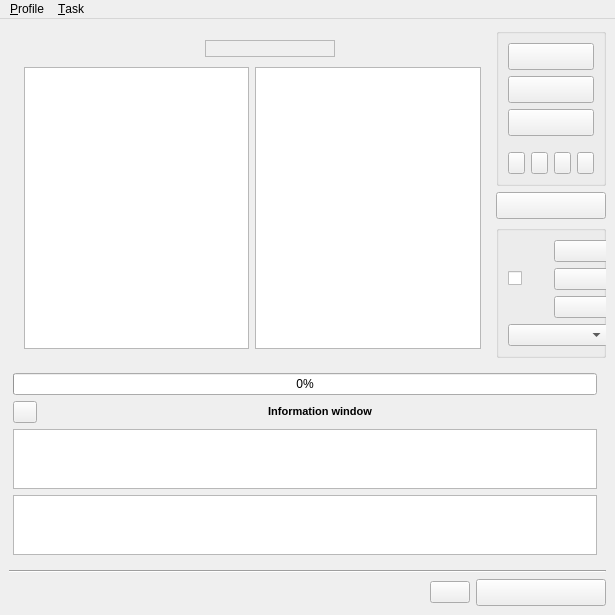
<?xml version="1.0" encoding="UTF-8"?>
<ui version="4.0">
 <author>luckyb</author>
 <class>luckyBackupWindow</class>
 <widget class="QMainWindow" name="luckyBackupWindow">
  <property name="geometry">
   <rect>
    <x>0</x>
    <y>0</y>
    <width>615</width>
    <height>576</height>
   </rect>
  </property>
  <property name="sizePolicy">
   <sizepolicy hsizetype="Preferred" vsizetype="Preferred">
    <horstretch>0</horstretch>
    <verstretch>0</verstretch>
   </sizepolicy>
  </property>
  <property name="minimumSize">
   <size>
    <width>0</width>
    <height>0</height>
   </size>
  </property>
  <property name="maximumSize">
   <size>
    <width>16777215</width>
    <height>16777215</height>
   </size>
  </property>
  <property name="baseSize">
   <size>
    <width>0</width>
    <height>0</height>
   </size>
  </property>
  <property name="windowTitle">
   <string>luckyBackup</string>
  </property>
  <property name="windowIcon">
   <iconset resource="../resources/luckybackup.qrc">
    <normaloff>:/luckyPrefix/luckybackup_96.png</normaloff>:/luckyPrefix/luckybackup_96.png</iconset>
  </property>
  <property name="autoFillBackground">
   <bool>true</bool>
  </property>
  <property name="iconSize">
   <size>
    <width>24</width>
    <height>24</height>
   </size>
  </property>
  <widget class="QWidget" name="centralwidget">
   <layout class="QGridLayout" name="gridLayout_5">
    <item row="0" column="1">
     <widget class="QGroupBox" name="groupBox_task">
      <property name="sizePolicy">
       <sizepolicy hsizetype="Preferred" vsizetype="Fixed">
        <horstretch>0</horstretch>
        <verstretch>0</verstretch>
       </sizepolicy>
      </property>
      <property name="minimumSize">
       <size>
        <width>110</width>
        <height>0</height>
       </size>
      </property>
      <layout class="QVBoxLayout" name="verticalLayout_2">
       <item>
        <widget class="QPushButton" name="pushButton_add">
         <property name="sizePolicy">
          <sizepolicy hsizetype="Minimum" vsizetype="Minimum">
           <horstretch>0</horstretch>
           <verstretch>0</verstretch>
          </sizepolicy>
         </property>
         <property name="minimumSize">
          <size>
           <width>0</width>
           <height>27</height>
          </size>
         </property>
         <property name="maximumSize">
          <size>
           <width>16777215</width>
           <height>16777215</height>
          </size>
         </property>
         <property name="cursor">
          <cursorShape>PointingHandCursor</cursorShape>
         </property>
         <property name="icon">
          <iconset resource="../resources/luckybackup.qrc">
           <normaloff>:/luckyPrefix/add.png</normaloff>:/luckyPrefix/add.png</iconset>
         </property>
        </widget>
       </item>
       <item>
        <widget class="QPushButton" name="pushButton_remove">
         <property name="sizePolicy">
          <sizepolicy hsizetype="Minimum" vsizetype="Minimum">
           <horstretch>0</horstretch>
           <verstretch>0</verstretch>
          </sizepolicy>
         </property>
         <property name="minimumSize">
          <size>
           <width>0</width>
           <height>27</height>
          </size>
         </property>
         <property name="cursor">
          <cursorShape>PointingHandCursor</cursorShape>
         </property>
         <property name="icon">
          <iconset resource="../resources/luckybackup.qrc">
           <normaloff>:/luckyPrefix/remove.png</normaloff>:/luckyPrefix/remove.png</iconset>
         </property>
        </widget>
       </item>
       <item>
        <widget class="QPushButton" name="pushButton_edit">
         <property name="sizePolicy">
          <sizepolicy hsizetype="Minimum" vsizetype="Minimum">
           <horstretch>0</horstretch>
           <verstretch>0</verstretch>
          </sizepolicy>
         </property>
         <property name="minimumSize">
          <size>
           <width>0</width>
           <height>27</height>
          </size>
         </property>
         <property name="cursor">
          <cursorShape>PointingHandCursor</cursorShape>
         </property>
         <property name="icon">
          <iconset resource="../resources/luckybackup.qrc">
           <normaloff>:/luckyPrefix/configure.png</normaloff>:/luckyPrefix/configure.png</iconset>
         </property>
        </widget>
       </item>
       <item>
        <layout class="QHBoxLayout" name="horizontalLayout_4">
         <property name="topMargin">
          <number>10</number>
         </property>
         <item>
          <widget class="QPushButton" name="pushButton_down">
           <property name="sizePolicy">
            <sizepolicy hsizetype="Fixed" vsizetype="Fixed">
             <horstretch>0</horstretch>
             <verstretch>0</verstretch>
            </sizepolicy>
           </property>
           <property name="maximumSize">
            <size>
             <width>24</width>
             <height>24</height>
            </size>
           </property>
           <property name="cursor">
            <cursorShape>PointingHandCursor</cursorShape>
           </property>
           <property name="text">
            <string/>
           </property>
           <property name="icon">
            <iconset resource="../resources/luckybackup.qrc">
             <normaloff>:/luckyPrefix/down.png</normaloff>:/luckyPrefix/down.png</iconset>
           </property>
           <property name="iconSize">
            <size>
             <width>32</width>
             <height>32</height>
            </size>
           </property>
          </widget>
         </item>
         <item>
          <widget class="QPushButton" name="pushButton_up">
           <property name="sizePolicy">
            <sizepolicy hsizetype="Fixed" vsizetype="Fixed">
             <horstretch>0</horstretch>
             <verstretch>0</verstretch>
            </sizepolicy>
           </property>
           <property name="maximumSize">
            <size>
             <width>24</width>
             <height>24</height>
            </size>
           </property>
           <property name="cursor">
            <cursorShape>PointingHandCursor</cursorShape>
           </property>
           <property name="text">
            <string/>
           </property>
           <property name="icon">
            <iconset resource="../resources/luckybackup.qrc">
             <normaloff>:/luckyPrefix/up.png</normaloff>:/luckyPrefix/up.png</iconset>
           </property>
           <property name="iconSize">
            <size>
             <width>32</width>
             <height>32</height>
            </size>
           </property>
          </widget>
         </item>
         <item>
          <widget class="QPushButton" name="pushButton_previousError">
           <property name="sizePolicy">
            <sizepolicy hsizetype="Fixed" vsizetype="Fixed">
             <horstretch>0</horstretch>
             <verstretch>0</verstretch>
            </sizepolicy>
           </property>
           <property name="maximumSize">
            <size>
             <width>24</width>
             <height>24</height>
            </size>
           </property>
           <property name="cursor">
            <cursorShape>PointingHandCursor</cursorShape>
           </property>
           <property name="toolTip">
            <string/>
           </property>
           <property name="text">
            <string/>
           </property>
           <property name="icon">
            <iconset resource="../resources/luckybackup.qrc">
             <normaloff>:/luckyPrefix/left.png</normaloff>:/luckyPrefix/left.png</iconset>
           </property>
          </widget>
         </item>
         <item>
          <widget class="QPushButton" name="pushButton_nextError">
           <property name="sizePolicy">
            <sizepolicy hsizetype="Fixed" vsizetype="Fixed">
             <horstretch>0</horstretch>
             <verstretch>0</verstretch>
            </sizepolicy>
           </property>
           <property name="maximumSize">
            <size>
             <width>24</width>
             <height>24</height>
            </size>
           </property>
           <property name="cursor">
            <cursorShape>PointingHandCursor</cursorShape>
           </property>
           <property name="toolTip">
            <string/>
           </property>
           <property name="text">
            <string/>
           </property>
           <property name="icon">
            <iconset resource="../resources/luckybackup.qrc">
             <normaloff>:/luckyPrefix/right.png</normaloff>:/luckyPrefix/right.png</iconset>
           </property>
          </widget>
         </item>
        </layout>
       </item>
      </layout>
     </widget>
    </item>
    <item row="2" column="1">
     <spacer name="verticalSpacer">
      <property name="orientation">
       <enum>Qt::Vertical</enum>
      </property>
      <property name="sizeType">
       <enum>QSizePolicy::Expanding</enum>
      </property>
      <property name="sizeHint" stdset="0">
       <size>
        <width>1</width>
        <height>114</height>
       </size>
      </property>
     </spacer>
    </item>
    <item row="3" column="1">
     <widget class="QGroupBox" name="groupBox_operations">
      <property name="sizePolicy">
       <sizepolicy hsizetype="Preferred" vsizetype="Fixed">
        <horstretch>0</horstretch>
        <verstretch>0</verstretch>
       </sizepolicy>
      </property>
      <property name="minimumSize">
       <size>
        <width>80</width>
        <height>0</height>
       </size>
      </property>
      <layout class="QGridLayout" name="gridLayout_4">
       <item row="0" column="0">
        <layout class="QGridLayout" name="gridLayout_2">
         <item row="0" column="0" rowspan="3">
          <widget class="QCheckBox" name="checkBox_DryRun">
           <property name="sizePolicy">
            <sizepolicy hsizetype="Minimum" vsizetype="Fixed">
             <horstretch>0</horstretch>
             <verstretch>0</verstretch>
            </sizepolicy>
           </property>
           <property name="minimumSize">
            <size>
             <width>40</width>
             <height>0</height>
            </size>
           </property>
           <property name="font">
            <font>
             <pointsize>8</pointsize>
             <weight>50</weight>
             <bold>false</bold>
            </font>
           </property>
           <property name="cursor">
            <cursorShape>PointingHandCursor</cursorShape>
           </property>
           <property name="toolTip">
            <string/>
           </property>
           <property name="icon">
            <iconset resource="../resources/luckybackup.qrc">
             <normaloff>:/luckyPrefix/DryRun.png</normaloff>:/luckyPrefix/DryRun.png</iconset>
           </property>
          </widget>
         </item>
         <item row="0" column="1">
          <widget class="QPushButton" name="pushButton_start">
           <property name="sizePolicy">
            <sizepolicy hsizetype="Minimum" vsizetype="Minimum">
             <horstretch>0</horstretch>
             <verstretch>0</verstretch>
            </sizepolicy>
           </property>
           <property name="minimumSize">
            <size>
             <width>60</width>
             <height>22</height>
            </size>
           </property>
           <property name="maximumSize">
            <size>
             <width>16777215</width>
             <height>42</height>
            </size>
           </property>
           <property name="cursor">
            <cursorShape>PointingHandCursor</cursorShape>
           </property>
           <property name="toolTip">
            <string/>
           </property>
           <property name="icon">
            <iconset resource="../resources/luckybackup.qrc">
             <normaloff>:/luckyPrefix/start.png</normaloff>:/luckyPrefix/start.png</iconset>
           </property>
           <property name="iconSize">
            <size>
             <width>22</width>
             <height>22</height>
            </size>
           </property>
          </widget>
         </item>
         <item row="2" column="1">
          <widget class="QPushButton" name="AbortButton">
           <property name="minimumSize">
            <size>
             <width>60</width>
             <height>22</height>
            </size>
           </property>
           <property name="cursor">
            <cursorShape>PointingHandCursor</cursorShape>
           </property>
           <property name="text">
            <string/>
           </property>
           <property name="icon">
            <iconset resource="../resources/luckybackup.qrc">
             <normaloff>:/luckyPrefix/cancel.png</normaloff>:/luckyPrefix/cancel.png</iconset>
           </property>
           <property name="iconSize">
            <size>
             <width>22</width>
             <height>22</height>
            </size>
           </property>
          </widget>
         </item>
         <item row="1" column="1">
          <widget class="QPushButton" name="DoneButton">
           <property name="minimumSize">
            <size>
             <width>60</width>
             <height>22</height>
            </size>
           </property>
           <property name="cursor">
            <cursorShape>PointingHandCursor</cursorShape>
           </property>
           <property name="text">
            <string/>
           </property>
           <property name="icon">
            <iconset resource="../resources/luckybackup.qrc">
             <normaloff>:/luckyPrefix/okay.png</normaloff>:/luckyPrefix/okay.png</iconset>
           </property>
           <property name="iconSize">
            <size>
             <width>22</width>
             <height>22</height>
            </size>
           </property>
          </widget>
         </item>
        </layout>
       </item>
       <item row="1" column="0">
        <widget class="QComboBox" name="comboBox_profile">
         <property name="minimumSize">
          <size>
           <width>100</width>
           <height>0</height>
          </size>
         </property>
        </widget>
       </item>
      </layout>
     </widget>
    </item>
    <item row="5" column="0" colspan="2">
     <layout class="QVBoxLayout" name="verticalLayout">
      <item>
       <widget class="Line" name="line">
        <property name="orientation">
         <enum>Qt::Horizontal</enum>
        </property>
       </widget>
      </item>
      <item>
       <layout class="QHBoxLayout" name="horizontalLayout">
        <item>
         <spacer name="horizontalSpacer_2">
          <property name="orientation">
           <enum>Qt::Horizontal</enum>
          </property>
          <property name="sizeHint" stdset="0">
           <size>
            <width>559</width>
            <height>1</height>
           </size>
          </property>
         </spacer>
        </item>
        <item>
         <widget class="QPushButton" name="pushButton_minimizeToTray">
          <property name="text">
           <string/>
          </property>
          <property name="icon">
           <iconset resource="../resources/luckybackup.qrc">
            <normaloff>:/luckyPrefix/window_minimize.png</normaloff>:/luckyPrefix/window_minimize.png</iconset>
          </property>
         </widget>
        </item>
        <item>
         <widget class="QPushButton" name="pushButton_exit">
          <property name="sizePolicy">
           <sizepolicy hsizetype="Maximum" vsizetype="Minimum">
            <horstretch>16</horstretch>
            <verstretch>16</verstretch>
           </sizepolicy>
          </property>
          <property name="minimumSize">
           <size>
            <width>130</width>
            <height>27</height>
           </size>
          </property>
          <property name="cursor">
           <cursorShape>PointingHandCursor</cursorShape>
          </property>
          <property name="icon">
           <iconset resource="../resources/luckybackup.qrc">
            <normaloff>:/luckyPrefix/exit.png</normaloff>:/luckyPrefix/exit.png</iconset>
          </property>
         </widget>
        </item>
       </layout>
      </item>
     </layout>
    </item>
    <item row="1" column="1">
     <widget class="QPushButton" name="pushButton_shutdown">
      <property name="minimumSize">
       <size>
        <width>0</width>
        <height>27</height>
       </size>
      </property>
      <property name="cursor">
       <cursorShape>PointingHandCursor</cursorShape>
      </property>
      <property name="icon">
       <iconset resource="../resources/luckybackup.qrc">
        <normaloff>:/luckyPrefix/exit.png</normaloff>:/luckyPrefix/exit.png</iconset>
      </property>
      <property name="iconSize">
       <size>
        <width>22</width>
        <height>22</height>
       </size>
      </property>
      <property name="checkable">
       <bool>true</bool>
      </property>
     </widget>
    </item>
    <item row="4" column="0" colspan="2">
     <widget class="QFrame" name="frame_info">
      <property name="sizePolicy">
       <sizepolicy hsizetype="Preferred" vsizetype="Minimum">
        <horstretch>0</horstretch>
        <verstretch>0</verstretch>
       </sizepolicy>
      </property>
      <property name="minimumSize">
       <size>
        <width>0</width>
        <height>0</height>
       </size>
      </property>
      <property name="maximumSize">
       <size>
        <width>16777215</width>
        <height>200</height>
       </size>
      </property>
      <property name="frameShape">
       <enum>QFrame::Box</enum>
      </property>
      <property name="frameShadow">
       <enum>QFrame::Plain</enum>
      </property>
      <property name="lineWidth">
       <number>0</number>
      </property>
      <layout class="QGridLayout" name="gridLayout_3">
       <property name="leftMargin">
        <number>4</number>
       </property>
       <item row="1" column="0">
        <layout class="QHBoxLayout" name="horizontalLayout_2">
         <item>
          <widget class="QPushButton" name="pushButton_InfoCollapse">
           <property name="maximumSize">
            <size>
             <width>24</width>
             <height>24</height>
            </size>
           </property>
           <property name="cursor">
            <cursorShape>PointingHandCursor</cursorShape>
           </property>
           <property name="text">
            <string/>
           </property>
           <property name="icon">
            <iconset resource="../resources/luckybackup.qrc">
             <normaloff>:/luckyPrefix/collapse.png</normaloff>:/luckyPrefix/collapse.png</iconset>
           </property>
           <property name="checkable">
            <bool>true</bool>
           </property>
          </widget>
         </item>
         <item>
          <spacer name="horizontalSpacer_10">
           <property name="orientation">
            <enum>Qt::Horizontal</enum>
           </property>
           <property name="sizeHint" stdset="0">
            <size>
             <width>111</width>
             <height>21</height>
            </size>
           </property>
          </spacer>
         </item>
         <item>
          <widget class="QLabel" name="label_InformationWindow">
           <property name="sizePolicy">
            <sizepolicy hsizetype="Fixed" vsizetype="Fixed">
             <horstretch>0</horstretch>
             <verstretch>0</verstretch>
            </sizepolicy>
           </property>
           <property name="minimumSize">
            <size>
             <width>200</width>
             <height>0</height>
            </size>
           </property>
           <property name="font">
            <font>
             <pointsize>8</pointsize>
             <weight>75</weight>
             <bold>true</bold>
            </font>
           </property>
           <property name="frameShape">
            <enum>QFrame::NoFrame</enum>
           </property>
           <property name="frameShadow">
            <enum>QFrame::Plain</enum>
           </property>
           <property name="text">
            <string>Information window</string>
           </property>
           <property name="alignment">
            <set>Qt::AlignCenter</set>
           </property>
          </widget>
         </item>
         <item>
          <spacer name="horizontalSpacer_9">
           <property name="orientation">
            <enum>Qt::Horizontal</enum>
           </property>
           <property name="sizeHint" stdset="0">
            <size>
             <width>115</width>
             <height>21</height>
            </size>
           </property>
          </spacer>
         </item>
        </layout>
       </item>
       <item row="2" column="0">
        <widget class="QTextBrowser" name="nowDoing">
         <property name="maximumSize">
          <size>
           <width>16777215</width>
           <height>16777215</height>
          </size>
         </property>
         <property name="locale">
          <locale language="English" country="UnitedStates"/>
         </property>
         <property name="html">
          <string>&lt;!DOCTYPE HTML PUBLIC &quot;-//W3C//DTD HTML 4.0//EN&quot; &quot;http://www.w3.org/TR/REC-html40/strict.dtd&quot;&gt;
&lt;html&gt;&lt;head&gt;&lt;meta name=&quot;qrichtext&quot; content=&quot;1&quot; /&gt;&lt;style type=&quot;text/css&quot;&gt;
p, li { white-space: pre-wrap; }
&lt;/style&gt;&lt;/head&gt;&lt;body style=&quot; font-family:'Sans Serif'; font-size:9pt; font-weight:400; font-style:normal;&quot;&gt;
&lt;p align=&quot;center&quot; style=&quot;-qt-paragraph-type:empty; margin-top:0px; margin-bottom:0px; margin-left:0px; margin-right:0px; -qt-block-indent:0; text-indent:0px; font-family:'DejaVu Sans';&quot;&gt;&lt;/p&gt;&lt;/body&gt;&lt;/html&gt;</string>
         </property>
        </widget>
       </item>
       <item row="3" column="0">
        <widget class="QTextBrowser" name="textBrowser_info"/>
       </item>
       <item row="0" column="0">
        <widget class="QProgressBar" name="OperationProgress">
         <property name="maximumSize">
          <size>
           <width>16777215</width>
           <height>130</height>
          </size>
         </property>
         <property name="value">
          <number>0</number>
         </property>
        </widget>
       </item>
      </layout>
     </widget>
    </item>
    <item row="0" column="0" rowspan="4">
     <widget class="QFrame" name="frame_operations">
      <property name="sizePolicy">
       <sizepolicy hsizetype="Preferred" vsizetype="Minimum">
        <horstretch>0</horstretch>
        <verstretch>0</verstretch>
       </sizepolicy>
      </property>
      <property name="minimumSize">
       <size>
        <width>0</width>
        <height>200</height>
       </size>
      </property>
      <property name="frameShape">
       <enum>QFrame::Box</enum>
      </property>
      <property name="frameShadow">
       <enum>QFrame::Plain</enum>
      </property>
      <property name="lineWidth">
       <number>0</number>
      </property>
      <layout class="QGridLayout" name="gridLayout">
       <item row="0" column="0" colspan="3">
        <layout class="QHBoxLayout" name="horizontalLayout_3">
         <item>
          <spacer name="horizontalSpacer_4">
           <property name="orientation">
            <enum>Qt::Horizontal</enum>
           </property>
           <property name="sizeType">
            <enum>QSizePolicy::Fixed</enum>
           </property>
           <property name="sizeHint" stdset="0">
            <size>
             <width>15</width>
             <height>10</height>
            </size>
           </property>
          </spacer>
         </item>
         <item>
          <widget class="QLabel" name="label">
           <property name="sizePolicy">
            <sizepolicy hsizetype="Fixed" vsizetype="Fixed">
             <horstretch>0</horstretch>
             <verstretch>0</verstretch>
            </sizepolicy>
           </property>
           <property name="text">
            <string/>
           </property>
           <property name="pixmap">
            <pixmap resource="../resources/luckybackup.qrc">:/luckyPrefix/down2.png</pixmap>
           </property>
          </widget>
         </item>
         <item>
          <widget class="QLabel" name="label_include"/>
         </item>
         <item>
          <spacer name="horizontalSpacer_8">
           <property name="orientation">
            <enum>Qt::Horizontal</enum>
           </property>
           <property name="sizeHint" stdset="0">
            <size>
             <width>50</width>
             <height>24</height>
            </size>
           </property>
          </spacer>
         </item>
         <item>
          <widget class="QLabel" name="label_TaskList">
           <property name="sizePolicy">
            <sizepolicy hsizetype="Fixed" vsizetype="Fixed">
             <horstretch>0</horstretch>
             <verstretch>0</verstretch>
            </sizepolicy>
           </property>
           <property name="minimumSize">
            <size>
             <width>130</width>
             <height>0</height>
            </size>
           </property>
           <property name="font">
            <font>
             <pointsize>10</pointsize>
             <weight>75</weight>
             <bold>true</bold>
            </font>
           </property>
           <property name="frameShape">
            <enum>QFrame::StyledPanel</enum>
           </property>
           <property name="frameShadow">
            <enum>QFrame::Plain</enum>
           </property>
           <property name="alignment">
            <set>Qt::AlignCenter</set>
           </property>
          </widget>
         </item>
         <item>
          <spacer name="horizontalSpacer_7">
           <property name="orientation">
            <enum>Qt::Horizontal</enum>
           </property>
           <property name="sizeHint" stdset="0">
            <size>
             <width>120</width>
             <height>21</height>
            </size>
           </property>
          </spacer>
         </item>
        </layout>
       </item>
       <item row="1" column="2" rowspan="2">
        <widget class="QListWidget" name="listWidget_operations">
         <property name="cursor" stdset="0">
          <cursorShape>PointingHandCursor</cursorShape>
         </property>
         <property name="frameShape">
          <enum>QFrame::StyledPanel</enum>
         </property>
         <property name="frameShadow">
          <enum>QFrame::Sunken</enum>
         </property>
         <property name="alternatingRowColors">
          <bool>true</bool>
         </property>
         <property name="spacing">
          <number>1</number>
         </property>
         <property name="sortingEnabled">
          <bool>false</bool>
         </property>
        </widget>
       </item>
       <item row="1" column="1" rowspan="2">
        <widget class="QTextBrowser" name="rsyncOutput">
         <property name="cursor" stdset="0">
          <cursorShape>IBeamCursor</cursorShape>
         </property>
         <property name="html">
          <string>&lt;!DOCTYPE HTML PUBLIC &quot;-//W3C//DTD HTML 4.0//EN&quot; &quot;http://www.w3.org/TR/REC-html40/strict.dtd&quot;&gt;
&lt;html&gt;&lt;head&gt;&lt;meta name=&quot;qrichtext&quot; content=&quot;1&quot; /&gt;&lt;style type=&quot;text/css&quot;&gt;
p, li { white-space: pre-wrap; }
&lt;/style&gt;&lt;/head&gt;&lt;body style=&quot; font-family:'Sans Serif'; font-size:9pt; font-weight:400; font-style:normal;&quot;&gt;
&lt;p style=&quot;-qt-paragraph-type:empty; margin-top:0px; margin-bottom:0px; margin-left:0px; margin-right:0px; -qt-block-indent:0; text-indent:0px; font-family:'DejaVu Sans';&quot;&gt;&lt;/p&gt;&lt;/body&gt;&lt;/html&gt;</string>
         </property>
         <property name="acceptRichText">
          <bool>true</bool>
         </property>
        </widget>
       </item>
      </layout>
     </widget>
    </item>
   </layout>
  </widget>
  <widget class="QMenuBar" name="menubar">
   <property name="geometry">
    <rect>
     <x>0</x>
     <y>0</y>
     <width>615</width>
     <height>21</height>
    </rect>
   </property>
   <widget class="QMenu" name="menuFile">
    <property name="title">
     <string>&amp;Profile</string>
    </property>
    <addaction name="actionRefresh"/>
    <addaction name="actionDefault"/>
    <addaction name="actionRename"/>
    <addaction name="actionDelete"/>
    <addaction name="separator"/>
    <addaction name="actionNew"/>
    <addaction name="actionSave"/>
    <addaction name="actionExport"/>
    <addaction name="actionImport"/>
    <addaction name="separator"/>
    <addaction name="actionDuplicate_Profile"/>
    <addaction name="actionDescription"/>
    <addaction name="separator"/>
    <addaction name="actionSchedule"/>
    <addaction name="actionEmail"/>
    <addaction name="separator"/>
    <addaction name="actionQuit"/>
   </widget>
   <widget class="QMenu" name="menu_Task">
    <property name="title">
     <string>&amp;Task</string>
    </property>
    <addaction name="action_TaskAdd"/>
    <addaction name="action_TaskRemove"/>
    <addaction name="action_TaskModify"/>
    <addaction name="separator"/>
    <addaction name="action_TaskDuplicate"/>
    <addaction name="action_TaskCreateRestore"/>
    <addaction name="separator"/>
    <addaction name="action_TaskManageBackup"/>
   </widget>
   <addaction name="menuFile"/>
   <addaction name="menu_Task"/>
  </widget>
  <action name="actionNew">
   <property name="icon">
    <iconset resource="../resources/luckybackup.qrc">
     <normaloff>:/luckyPrefix/profile_add.png</normaloff>:/luckyPrefix/profile_add.png</iconset>
   </property>
   <property name="text">
    <string/>
   </property>
   <property name="shortcut">
    <string>Ctrl+N</string>
   </property>
  </action>
  <action name="actionExport">
   <property name="icon">
    <iconset resource="../resources/luckybackup.qrc">
     <normaloff>:/luckyPrefix/fileexport.png</normaloff>:/luckyPrefix/fileexport.png</iconset>
   </property>
   <property name="text">
    <string/>
   </property>
   <property name="iconText">
    <string/>
   </property>
  </action>
  <action name="actionImport">
   <property name="icon">
    <iconset resource="../resources/luckybackup.qrc">
     <normaloff>:/luckyPrefix/fileimport.png</normaloff>:/luckyPrefix/fileimport.png</iconset>
   </property>
   <property name="text">
    <string/>
   </property>
  </action>
  <action name="actionQuit">
   <property name="icon">
    <iconset resource="../resources/luckybackup.qrc">
     <normaloff>:/luckyPrefix/exit.png</normaloff>:/luckyPrefix/exit.png</iconset>
   </property>
   <property name="text">
    <string/>
   </property>
   <property name="shortcut">
    <string>Ctrl+X</string>
   </property>
  </action>
  <action name="actionRename">
   <property name="icon">
    <iconset resource="../resources/luckybackup.qrc">
     <normaloff>:/luckyPrefix/rename.png</normaloff>:/luckyPrefix/rename.png</iconset>
   </property>
   <property name="text">
    <string/>
   </property>
   <property name="iconText">
    <string/>
   </property>
  </action>
  <action name="actionDelete">
   <property name="icon">
    <iconset resource="../resources/luckybackup.qrc">
     <normaloff>:/luckyPrefix/cancel.png</normaloff>:/luckyPrefix/cancel.png</iconset>
   </property>
   <property name="text">
    <string/>
   </property>
  </action>
  <action name="actionDefault">
   <property name="icon">
    <iconset resource="../resources/luckybackup.qrc">
     <normaloff>:/luckyPrefix/default.png</normaloff>:/luckyPrefix/default.png</iconset>
   </property>
   <property name="text">
    <string/>
   </property>
   <property name="shortcut">
    <string>Ctrl+D</string>
   </property>
  </action>
  <action name="actionSchedule">
   <property name="icon">
    <iconset resource="../resources/luckybackup.qrc">
     <normaloff>:/luckyPrefix/cron.png</normaloff>:/luckyPrefix/cron.png</iconset>
   </property>
   <property name="text">
    <string/>
   </property>
  </action>
  <action name="actionSave">
   <property name="icon">
    <iconset resource="../resources/luckybackup.qrc">
     <normaloff>:/luckyPrefix/filesave.png</normaloff>:/luckyPrefix/filesave.png</iconset>
   </property>
   <property name="text">
    <string/>
   </property>
   <property name="shortcut">
    <string>Ctrl+S</string>
   </property>
  </action>
  <action name="actionRefresh">
   <property name="icon">
    <iconset resource="../resources/luckybackup.qrc">
     <normaloff>:/luckyPrefix/AdvancedSimple.png</normaloff>:/luckyPrefix/AdvancedSimple.png</iconset>
   </property>
   <property name="text">
    <string/>
   </property>
   <property name="shortcut">
    <string>F5</string>
   </property>
  </action>
  <action name="actionDuplicate_Profile">
   <property name="icon">
    <iconset resource="../resources/luckybackup.qrc">
     <normaloff>:/luckyPrefix/duplicate_profile.png</normaloff>:/luckyPrefix/duplicate_profile.png</iconset>
   </property>
   <property name="text">
    <string/>
   </property>
  </action>
  <action name="action_TaskAdd">
   <property name="icon">
    <iconset resource="../resources/luckybackup.qrc">
     <normaloff>:/luckyPrefix/add.png</normaloff>:/luckyPrefix/add.png</iconset>
   </property>
   <property name="text">
    <string notr="true"/>
   </property>
   <property name="toolTip">
    <string/>
   </property>
   <property name="statusTip">
    <string notr="true"/>
   </property>
  </action>
  <action name="action_TaskRemove">
   <property name="icon">
    <iconset resource="../resources/luckybackup.qrc">
     <normaloff>:/luckyPrefix/remove.png</normaloff>:/luckyPrefix/remove.png</iconset>
   </property>
   <property name="text">
    <string notr="true"/>
   </property>
   <property name="toolTip">
    <string/>
   </property>
   <property name="statusTip">
    <string notr="true"/>
   </property>
  </action>
  <action name="action_TaskModify">
   <property name="icon">
    <iconset resource="../resources/luckybackup.qrc">
     <normaloff>:/luckyPrefix/configure.png</normaloff>:/luckyPrefix/configure.png</iconset>
   </property>
   <property name="text">
    <string notr="true"/>
   </property>
   <property name="toolTip">
    <string/>
   </property>
   <property name="statusTip">
    <string notr="true"/>
   </property>
  </action>
  <action name="action_TaskDuplicate">
   <property name="icon">
    <iconset resource="../resources/luckybackup.qrc">
     <normaloff>:/luckyPrefix/duplicate_task.png</normaloff>:/luckyPrefix/duplicate_task.png</iconset>
   </property>
   <property name="text">
    <string notr="true"/>
   </property>
   <property name="toolTip">
    <string/>
   </property>
   <property name="statusTip">
    <string notr="true"/>
   </property>
  </action>
  <action name="action_TaskManageBackup">
   <property name="icon">
    <iconset resource="../resources/luckybackup.qrc">
     <normaloff>:/luckyPrefix/manage.png</normaloff>:/luckyPrefix/manage.png</iconset>
   </property>
   <property name="text">
    <string/>
   </property>
   <property name="toolTip">
    <string/>
   </property>
  </action>
  <action name="action_TaskCreateRestore">
   <property name="icon">
    <iconset resource="../resources/luckybackup.qrc">
     <normaloff>:/luckyPrefix/fileimport.png</normaloff>:/luckyPrefix/fileimport.png</iconset>
   </property>
   <property name="text">
    <string notr="true"/>
   </property>
   <property name="statusTip">
    <string/>
   </property>
  </action>
  <action name="actionDescription">
   <property name="icon">
    <iconset resource="../resources/luckybackup.qrc">
     <normaloff>:/luckyPrefix/description.png</normaloff>:/luckyPrefix/description.png</iconset>
   </property>
   <property name="text">
    <string/>
   </property>
  </action>
  <action name="actionEmail">
   <property name="icon">
    <iconset resource="../resources/luckybackup.qrc">
     <normaloff>:/luckyPrefix/email.png</normaloff>:/luckyPrefix/email.png</iconset>
   </property>
   <property name="text">
    <string/>
   </property>
  </action>
 </widget>
 <tabstops>
  <tabstop>pushButton_start</tabstop>
  <tabstop>pushButton_exit</tabstop>
 </tabstops>
 <resources>
  <include location="../resources/luckybackup.qrc"/>
 </resources>
 <connections/>
</ui>
